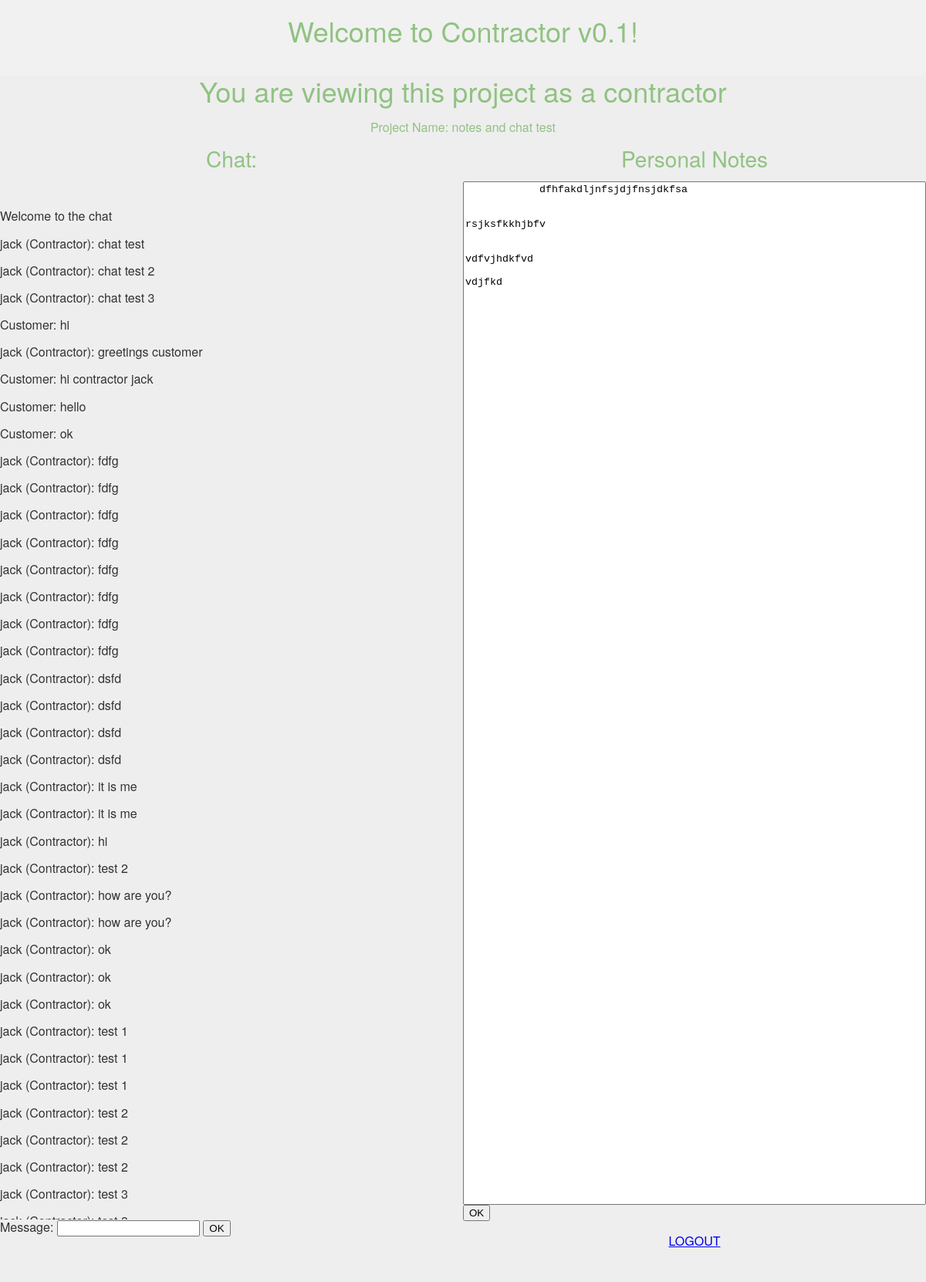
Page /contractor/project/ZIVFOUAB (signed in) on the committed database.
### contractor/models.py (models this page shows, shortened)
class Project(models.Model):
	project_name = models.CharField(max_length=100)
	project_code = models.CharField(max_length=100)
	project_creator = models.CharField(max_length=100)
	project_chat = models.TextField()
	project_notes = models.TextField()

### contractor/views.py (the view)
# urls.py: path('project/<str:code>',views.contrproject,name="projectview")
def contrproject(request,code):
	print(code)
	user = request.user.username
	if len(Project.objects.filter(project_code = code)) == 0:
		return render(request, 'contrfailaccess.html')
	elif Project.objects.filter(project_code = code)[0].project_creator == user:
		currProject = Project.objects.filter(project_code = code)[0]
		print('accessing project debug',dir(currProject))
		if request.method == 'POST' and 'new_message' in request.POST.keys() and not currProject.project_chat.split('\n')[-1]==request.user.username+" (Contractor): " + request.POST['new_message']:
			message = request.POST['new_message']
			message = '\n' + request.user.username+" (Contractor): " + message
			currProject.project_chat += message
			currProject.save()
		if request.method == 'POST' and 'new_notes' in request.POST.keys():
			notes = request.POST['new_notes']
			currProject.project_notes = notes
			currProject.save()
		context = {
			"project": currProject,
			"chat": currProject.project_chat.split('\n'),
			"notes": currProject.project_notes,
		}
		return render(request, 'contrprojectview.html', context)
	else:
		return render(request, 'contrfailaccess.html')

### templates/contrprojectview.html (shortened to what this page needs)
<html>
{% load static %}
<link rel="stylesheet" type="text/css" href="{% static 'css/main.css' %}">
<head>
	<div class="header">
		<h1>Welcome to Contractor v0.1!</h1>
	</div>
</head>
<h1>You are viewing this project as a contractor</h1>
<p>Project Name: {{ project.project_name }}</p>
<div class="row">
	<div class="column">
		<h2 style="text-align: center">Chat: </h2><br>
	<div id="chatbox" class="chatbox">
	{% for c in chat %}
	<p>
		<div class="message">
			{{ c }}
		</div>
		</p>
	{% endfor %}
	</div>
	<form action="" method="post">
    <label for="your_name">Message: </label>
    <input id="new_message" type="text" name="new_message">
    <input type="submit" value="OK">
</form>
</div>
<div class="column">
<h2>Personal Notes</h2>
<div class="notes">
<form action = "" method="POST">
	<textarea rows = "5" cols = "60" name = "new_notes">
            {{ notes }}
         </textarea><br>
	<input type="submit" value = "OK">
	</form>
	</div>
	</div>
	<br><br><br>
	<a href="{% url 'logout' %}">
		<div class="director logout">LOGOUT</div></a></p>
	</html>

### contractor/static/css/main.css (style rules this page uses)
.header { background-color: #F1F1F1; text-align: center; padding: 20px; }
p { text-align: center; color: #91c282; }
.message { text-align: left; }
.logout { text-align: center; }
.chatbox { overflow: auto; height: 50%; text-align: left; }
textarea { height: 50%; width: 100%; resize:none; }
h1,h2,h3,h4,h5,h6 { margin: 0 0 .5em; font-weight: 500; line-height: 1.1; color: #91c282; text-align: center }
h1 { font-size: 2.25em; }
h2 { font-size: 1.75em; }
.column { float: left; width: 50%; }
.row:after { content: ""; display: table; clear: both; }

### rows in the picture
Project: project_name "notes and chat test", new_notes "dfhfakdljnfsjdjfnsjdkfsa rsjksfkkhjbfv vdfvjhdkfvd vdjfkd"

### other values in the picture
{{ c }} "Welcome to the chat" "jack (Contractor): chat test" "jack (Contractor): chat test 2" "jack (Contractor): chat test 3" "Customer: hi" "jack (Contractor): greetings customer" "Customer: hi contractor jack" "Customer: hello" "Customer: ok" "jack (Contractor): fdfg" "jack (Contractor): fdfg" "jack (Contractor): fdfg" "jack (Contractor): fdfg" "jack (Contractor): fdfg" "jack (Contractor): fdfg" "jack (Contractor): fdfg" "jack (Contractor): fdfg" "jack (Contractor): dsfd" "jack (Contractor): dsfd" "jack (Contractor): dsfd" "jack (Contractor): dsfd" "jack (Contractor): it is me" "jack (Contractor): it is me" "jack (Contractor): hi" "jack (Contractor): test 2" "jack (Contractor): how are you?" "jack (Contractor): how are you?" "jack (Contractor): ok" "jack (Contractor): ok" "jack (Contractor): ok" "jack (Contractor): test 1" "jack (Contractor): test 1" "jack (Contractor): test 1" "jack (Contractor): test 2" "jack (Contractor): test 2" "jack (Contractor): test 2" "jack (Contractor): test 3"
